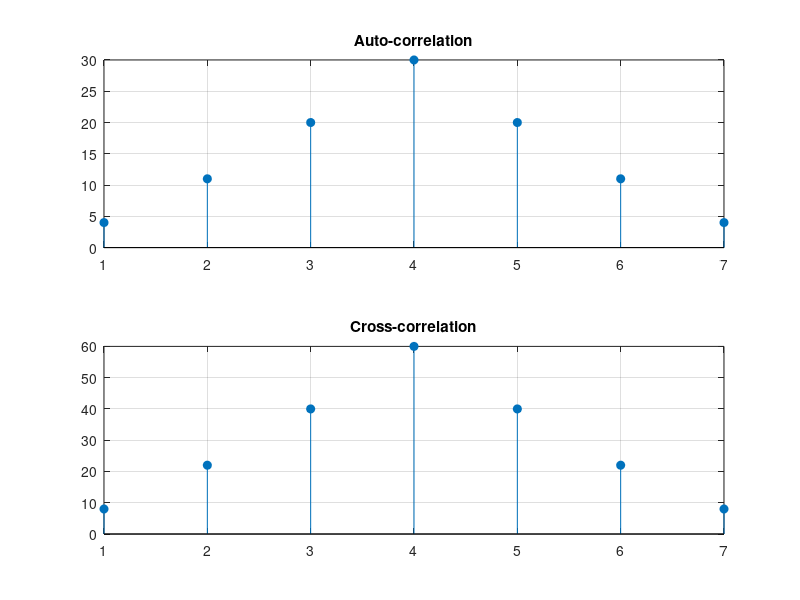

MATLAB code for this plot:
clc;
clear;
close all;

x = [1 2 3 4];
y = [2 4 6 8];

%% Auto-correlation
auto = xcorr(x);

%% Cross-correlation
cross = xcorr(x,y);

%% Covariance
cov_matrix = cov(x,y);

disp('Auto-correlation')
disp(auto)

disp('Cross-correlation')
disp(cross)

disp('Covariance Matrix')
disp(cov_matrix)

figure;

subplot(2,1,1)
stem(auto,'filled')
title('Auto-correlation')
grid on

subplot(2,1,2)
stem(cross,'filled')
title('Cross-correlation')
grid on
